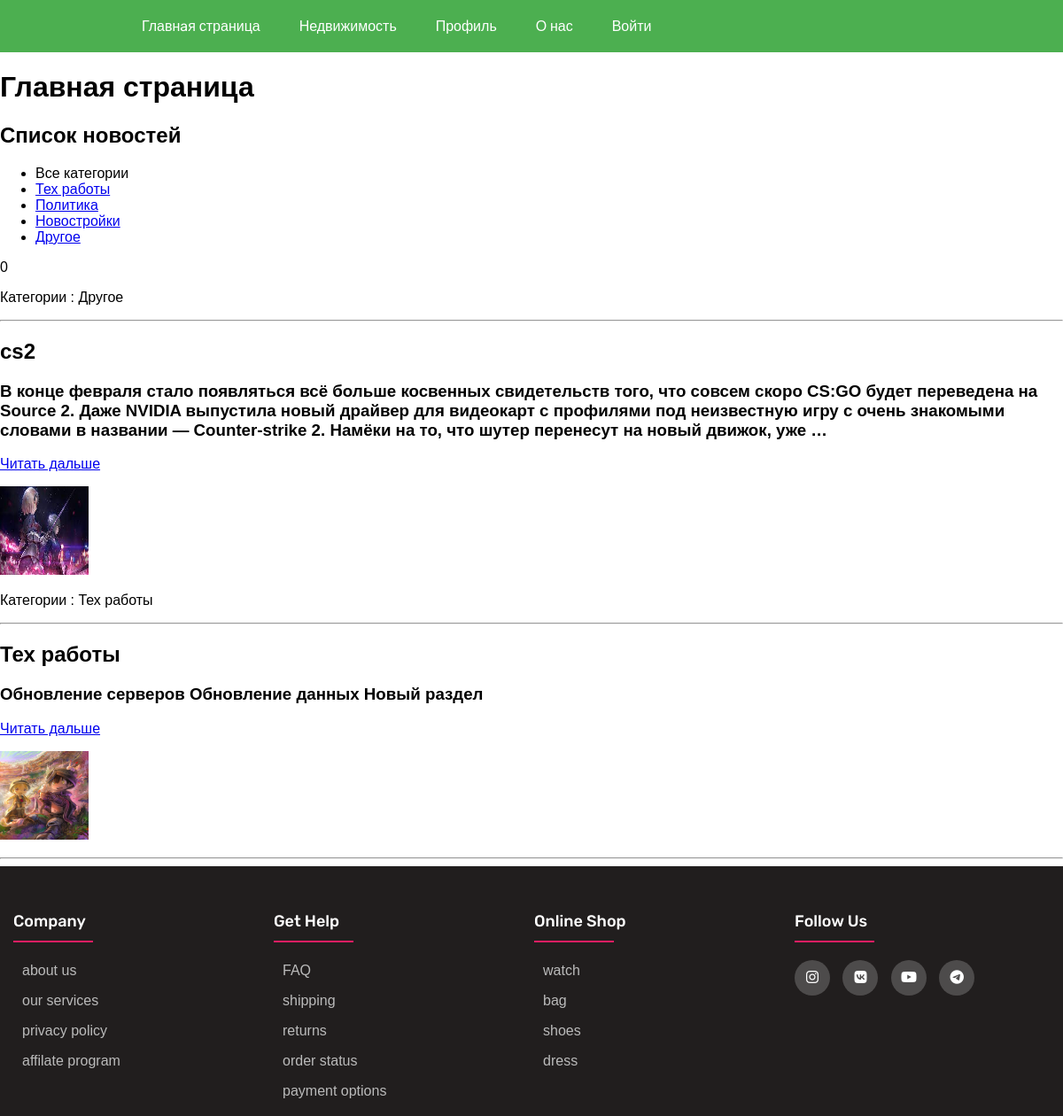
The app's page /, older data.
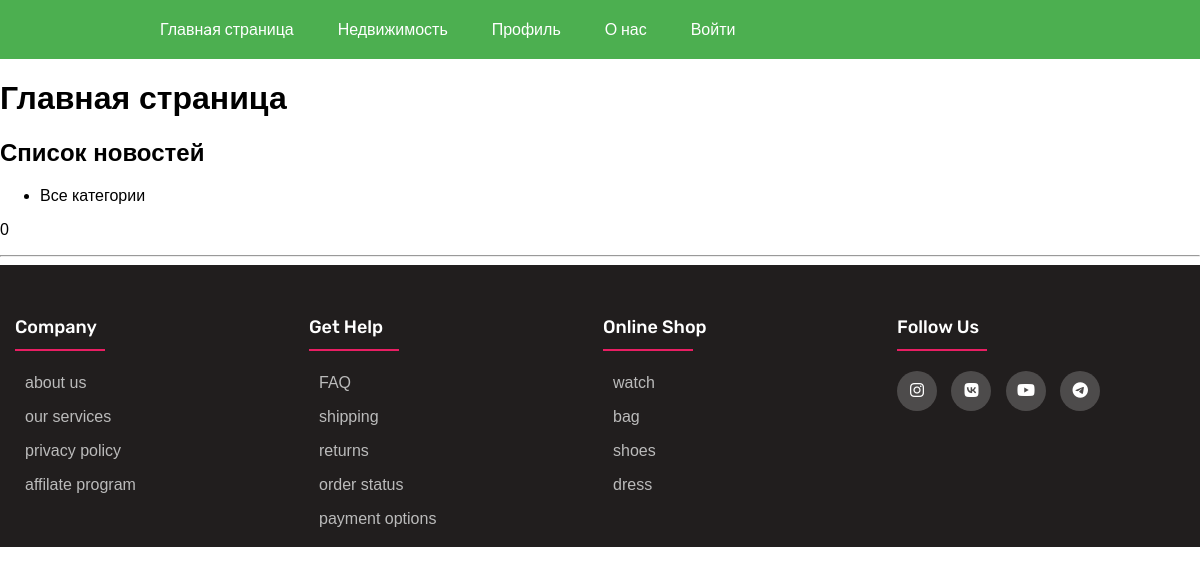
The same page, newer data.
### news/models.py (models this page shows, shortened)
class Category(models.Model):
    name = models.CharField(max_length=100, db_index=True, verbose_name="Название")
    description = models.TextField( verbose_name="Описание")
    slug = models.SlugField(max_length=255, unique=True, db_index=True, verbose_name='URL')
    def __str__(self):
        return self.name
    def get_absolute_url(self):
        return reverse('category', kwargs={'category_slug': self.slug})
    class Meta:
        verbose_name = 'Категория'
        verbose_name_plural = 'Категории'
        ordering = ['-name'] # обратное направление

class News(models.Model):
    title = models.CharField(max_length=100, verbose_name='Заголовок')
    content = models.TextField(blank=True, verbose_name='Контен')
    slug = models.SlugField(max_length=255, unique=True, db_index=True, verbose_name='URL')
    created_at = models.DateTimeField(auto_now_add=True, verbose_name='Дата создания')
    updated_at = models.DateTimeField(auto_now=True, verbose_name='Дата редактирования ')
    photo = models.ImageField(upload_to='photos/%Y/%m/%d/', verbose_name='Фотография')
    ispublic = models.BooleanField(default=True, verbose_name='Публикация')
    category = models.ForeignKey('Category', on_delete=models.PROTECT, null=True)
    def get_absolute_url(self):
        return reverse('post', kwargs={'post_slug': self.slug})  # абслоютная ссылка
    class Meta:  # админка
        verbose_name = 'Новость'
        verbose_name_plural = 'Новости'
        ordering = ['title']

### news/views.py (the view)
# urls.py: path('', index, name='home'),
def index(request):
    category = Category.objects.all()
    posts = News.objects.all()
    context = {'title': 'Главная страница',
               'menu': menu,
               'posts': posts,
               'category': category,
               'category_selected': 0,
               }
    return render(request, 'news/index.html', context=context)

### news/templates/news/index.html
{% extends 'news/base.html' %}
{%block content %}
<h2> Список новостей</h2>
<div class="news">
    <div class="nav_news_block">
        <ul class="nav_news">
            {%if category_selected == 0 %}
            <li class="selected"> Все категории</li>
            {%else%}
            <li><<a href="{%url 'home'%}"> Все категории</a></li>
            {%endif%}
        {%for c in category%}
            {%if c.slug == category_selected  %}
            <li class="selected">{{c.name}}</li>
            {% else %}
            <li><a href="{{c.get_absolute_url}}">{{c.name}}</a></li>
            {%endif%}
        {%endfor%}
        </ul>
        <p>{{category_selected}}</p>
    </div>
    {%for post in posts %}
    <div class="text_news">
        <p class="category_news">Категории : {{post.category}}</p>
        <hr>
        <h2>{{post.title}}</h2>
        {%autoescape on%}
        <h3>{{post.content|truncatewords:50}}</h3>
        {%endautoescape%}
        <a href="{{ post.get_absolute_url}}" class="red_news">Читать дальше </a>
    </div >
    <div class="block_img_news">
    {%if post.photo%}
        <p><img  class="img_news" src="{{post.photo.url}}" width="100" height="100"></p>
    </div>
    {%endif%}
    {%endfor%}
    <hr>
</div>
{%endblock content%}

### news/templates/news/base.html (shortened to what this page needs)
{% load static %}
<!DOCTYPE html>
<html lang="en">
<head>
    <link type="text/css" href="{% static 'news/css/styles.css' %}" rel="stylesheet">
    <link type="text/css" rel="stylesheet" href="https://cdnjs.cloudflare.com/ajax/libs/font-awesome/6.3.0/css/all.min.css" >
    <link rel="stylesheet" href="https://cdn.jsdelivr.net/npm/@fortawesome/fontawesome-free@6.2.1/css/fontawesome.min.css"
>
</head>
<body>
    {% block mainmenu%}
    <nav class="topnav" >
        <ul id="menu" >
        {%for m in menu %}
            <li><a href="{% url m.url_name %}" class="active">{{m.title_menu}}</a></li>
        {%endfor%}
        </ul>
    </nav>
    <h1> {{title}}</h1>
    {% endblock mainmenu %}
    {%block content%}
    {%endblock content%}
    {% block footer%}
    <footer class="footer">
        <div class="footer-container">
            <div class="footer-row">
                <div class = "footer-col">
                    <h4>company</h4>
                    <ul>
                        <li> <a href="#">about us</a></li>
                        <li> <a href="#">our services</a></li>
                        <li> <a href="#">privacy policy</a></li>
                        <li> <a href="#">affilate program</a></li>
                    </ul>
                </div>
                <div class = "footer-col">
                    <h4>get help</h4>
                    <ul>
                        <li> <a href="#">FAQ</a></li>
                        <li> <a href="#">shipping</a></li>
                        <li> <a href="#">returns</a></li>
                        <li> <a href="#">order status</a></li>
                        <li> <a href="#">payment options</a></li>
                    </ul>
                </div>
                <div class = "footer-col">
                    <h4>online shop</h4>
                    <ul>
                        <li> <a href="#">watch</a></li>
                        <li> <a href="#">bag</a></li>
                        <li> <a href="#">shoes</a></li>
                        <li> <a href="#">dress</a></li>
                    </ul>
                </div>
                <div class = "footer-col">
                    <h4>follow us</h4>
                    <div class="social-links">
                         <a href="#"><i class="fab fa-instagram"></i></a>
                         <a href="#"><i class="fab fa-vk"></i></a>
                         <a href="#"><i class="fab fa-youtube"></i></a>
                         <a href="#"><i class="fab fa-telegram"></i></a>
                    </div>
                </div>
            </div>
        </div>
    </footer>
    {% endblock footer%}
</body>
</html>

### news/static/news/css/styles.css (style rules this page uses)
body { padding: 0; margin: 0; font-family: sans-serif; }
.topnav { width: 100%; font-family: 'Rubik', sans-serif; background-color: #4CAF50; }
.topnav ul { width : 80%; margin: 0 auto; padding 0; }
.topnav ul li { list-style: none; display: inline-block; padding: 20px; }
.topnav ul li a { color: #fff; text-decoration : none; }
.footer-container { max-width: 1470px; margin: auto; line-height: 1.5; }
.footer { margin: 0; padding: 25px 0 0 0; background-color: rgb(33, 30, 30); box-sizing: border-box; }
.footer-row { display: flex; flex-wrap: wrap; }
.footer-col { width: 22%; padding: 0 15px; }
.footer-col ul { list-style: none; }
.footer-col h4 { font-size: 18px; color: rgb(255, 255, 255); text-transform: capitalize; margin-bottom: 30px; font-family: 'Rubik', sans-serif; font-weight: 500; position: relative; }
.footer-col h4::before { content: ''; position: absolute; left:0; bottom: -10px; background-color: #e91e63; height: 2px; box-sizing: border-box; width: 90px; }
.footer-col ul li:not(:last-child) { margin-bottom: 10px; }
.footer-col ul li a { margin: 0 0 0 -30px; text-align: left; font-size: 16px; color: #ffffff; text-decoration:none; font-weight: 300; color: #bbb; display: block; width: 75%; transform: all 0.3s ease; }
.footer-col .social-links a { display: inline-block; height: 40px; width: 40px; background-color: rgba(255, 255, 255, 0.2); margin: 0 10px 10px 0; text-align: center; line-height: 40px; border-radius: 50%; color: #ffffff; transform: all 0.5s ease; }

Row changes from the older to the newer data that the page shows:
removed Category: name "Тех работы"
removed Category: name "Политика"
removed Category: name "Новостройки"
removed Category: name "Другое"
removed News: category "Другое", title "cs2", content "В конце февраля стало появляться всё больше косвенных свидетельств того, что совсем скоро CS:GO будет переведена на Source 2. Даже NVIDIA выпустила новый драйвер для видеокарт с профилями под неизвестную игру с очень знакомыми словами в названии — Counter-strike 2. Намёки на то, что шутер перенесут на новый движок, уже …", photo (picture)
removed News: category "Тех работы", title "Тех работы", content "Обновление серверов Обновление данных Новый раздел", photo (picture)
